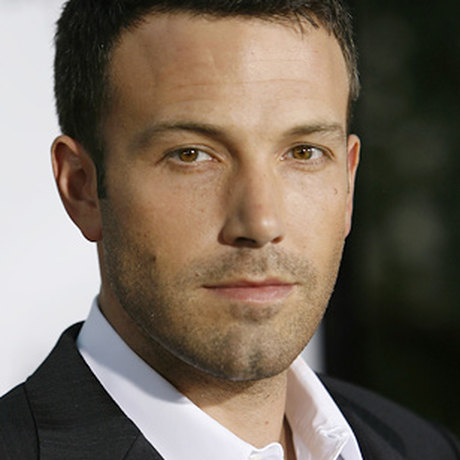
#> input picture Picture/Ben_face.jpg, 460 x 460 px
$ python -i deep_learning.py   (imports and definitions only)
#> lines starting #> are read from the running program, lines starting #| are printed output that depends on the picture; after the words box and inside, x2 and y2 are one past the last pixel; in counts of white or black regions, pixels touching at a corner belong together
#!/usr/bin/env python3
from PIL import Image, ImageDraw
import cv2
import numpy as np
import os

# home_path = "os.getcwd() + "/picture""
home_path=""

class ColorMode:
    # [82 lines left out: functions __init__, sepia, negative, black_white, white_black, gray, not called in this run]


# class CV2:
#     def __init__(self, image):
#         self.src = image
#         self.image = Image.open(image).convert("RGB")
#
#     # def deep_find_face(self):
#     #     opencv_image = (np.array(self.image))[:, :, ::-1].copy()
#     #     opencv_gray = cv2.cvtColor(opencv_image, cv2.COLOR_BGR2GRAY)
#     #     faces = face_cascade.detectMultiScale(opencv_gray, minNeighbors=15, minSize = (10, 10))
#     #     faces_detected = format(len(faces))
#     #     if faces_detected == 0:
#     #         return self.src, "Faces not find"
#     #     else :
#     #         mark = ImageDraw.Draw(self.image)
#     #         # for (x, y, w, h) in faces:
#     #         mark.rectangle([(x, y), (x+w, y+h)], (0, 255, 255))
#     #         roi_gray = opencv_gray[y:y+h, x:x+w]
#     #         roi_color = opencv_image[y:y+h, x:x+w]
#     #             # eyes = eye_cascade.detectMultiScale(roi_gray, 1.3, 5)
#     #             # for (ex, ey, ew, eh) in eyes:
#     #             #     mark.rectangle([ex, ey, x+w, y+h], (255, 255, 255))
#     #
#     #         # self.image.save(self.src + '_find_face.jpg', formag="jpeg")
#     #         self.image.show(faces_detected)
#     #         # return self.src+'_find_face.jpg', faces_detected

face_cascade = cv2.CascadeClassifier('./deep/haarcascade_frontalface_default.xml')
eye_cascade = cv2.CascadeClassifier('./deep/haarcascade_eye.xml')

def deep_find_face(image):
#> called with image = 'Picture/Ben_face.jpg'
    CVimage = cv2.imread(image)
#> CVimage is the input picture: shape (460, 460, 3); mean B, G, R 91.2, 104.8, 117.4
    gray = cv2.cvtColor(CVimage, cv2.COLOR_BGR2GRAY)
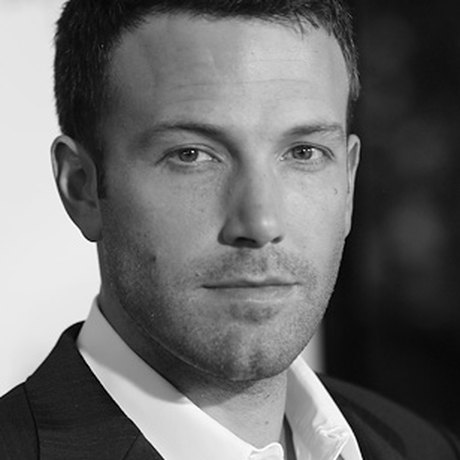
#> gray: shape (460, 460); min 0, max 255, mean 107
    faces = face_cascade.detectMultiScale(gray, minNeighbors=15, minSize = (10, 10))
#> faces = [[113, 43, 282, 282]]
    faces_detected = format(len(faces))
#> faces_detected = '1'
    if faces_detected == 0:
        return image, "A Face don't find"
    else :
        for (x, y, w, h) in faces:
            cv2.rectangle(CVimage, (x, y), (x+w, y+h), (0, 255, 255), 10)
            roi_gray = gray[y:y+h, x:x+w]
            roi_color = CVimage[y:y+h, x:x+w]
            eyes = eye_cascade.detectMultiScale(roi_gray, 1.3, 5)
            for (ex, ey, ew, eh) in eyes:
                cv2.rectangle(roi_color, (ex, ey), (ex+ew, ey+eh), (255, 255, 255), 2)
#> this loop made 1 pass
#> (x, y, w, h, eyes) on pass 1: (113, 43, 282, 282, [[162, 81, 56, 56], [45, 83, 58, 58], [33, 59, 97, 97]])
#> pass 1, in deep_find_face, `roi_gray = gray[y:y+h, x:x+w]`:
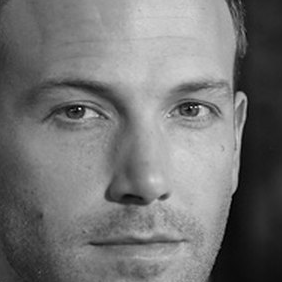
#> roi_gray: shape (282, 282); min 0, max 250, mean 115.9
#> pass 1, in deep_find_face, `roi_color = CVimage[y:y+h, x:x+w]`:
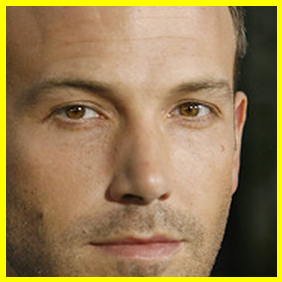
#> roi_color: shape (282, 282, 3); mean B, G, R 80.8, 124.5, 149.6
#> after the loop:
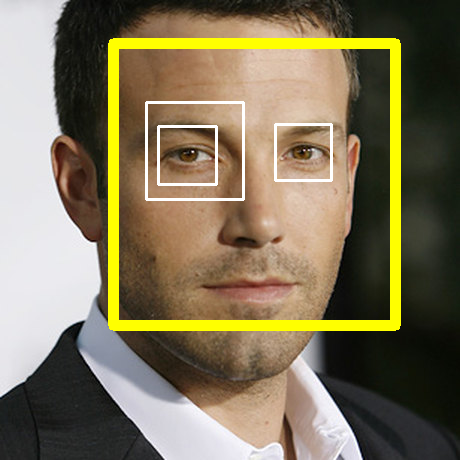
#> CVimage: shape (460, 460, 3); 7.04% of pixels changed, all inside (x1, y1, x2, y2) = (108, 38, 401, 331)
#> after the loop:
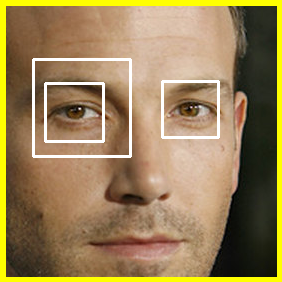
#> roi_color: shape (282, 282, 3); 3.17% of pixels changed, all inside (x1, y1, x2, y2) = (32, 58, 220, 158)
        cv2.imwrite(image + '_find_face.jpg', CVimage)
        return image+'_find_face.jpg', faces_detected

# #
# class FindPeople:
#     def __init__(self)

>>> result = deep_find_face('Picture/Ben_face.jpg')
#> result = ('Picture/Ben_face.jpg_find_face.jpg', '1')

$ run again, on Picture/text.jpg
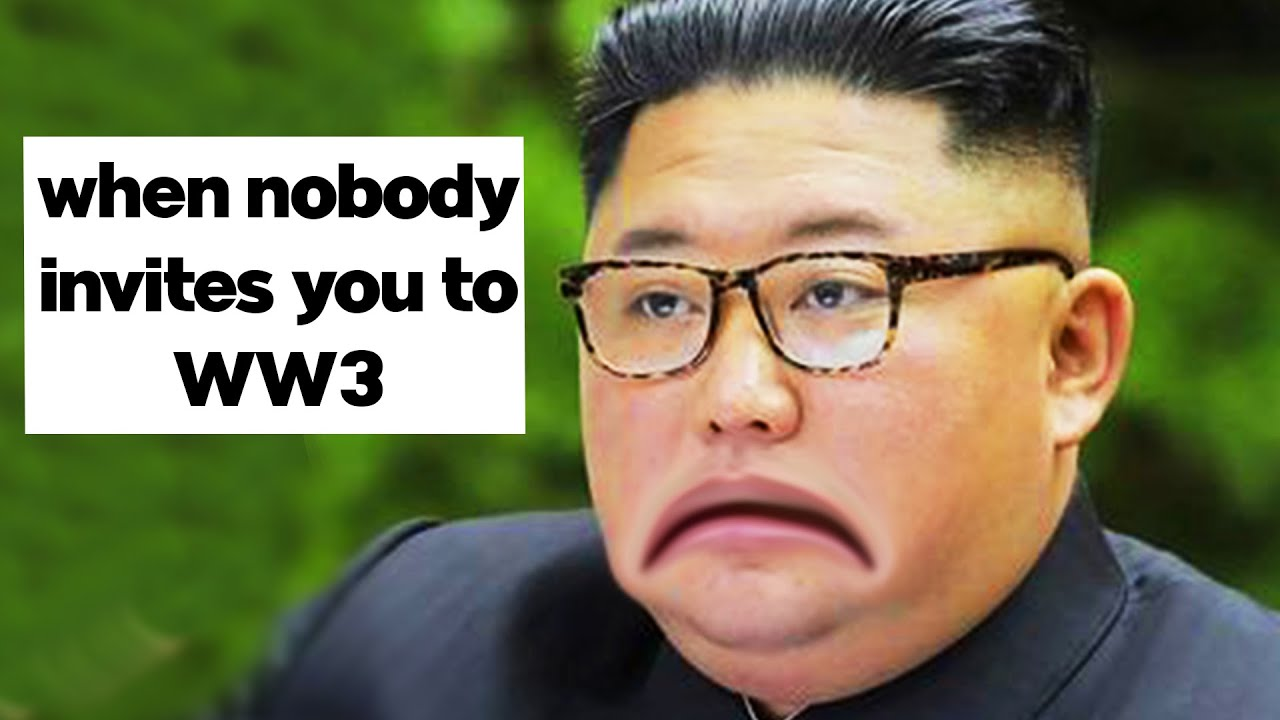
#> input picture Picture/text.jpg, 1280 x 720 px
#> in deep_find_face, CVimage is the input picture: shape (720, 1280, 3); mean B, G, R 86.8, 119.7, 120.3
#> in deep_find_face, `gray = cv2.cvtColor(CVimage, cv2.COLOR_BGR2GRAY)`:
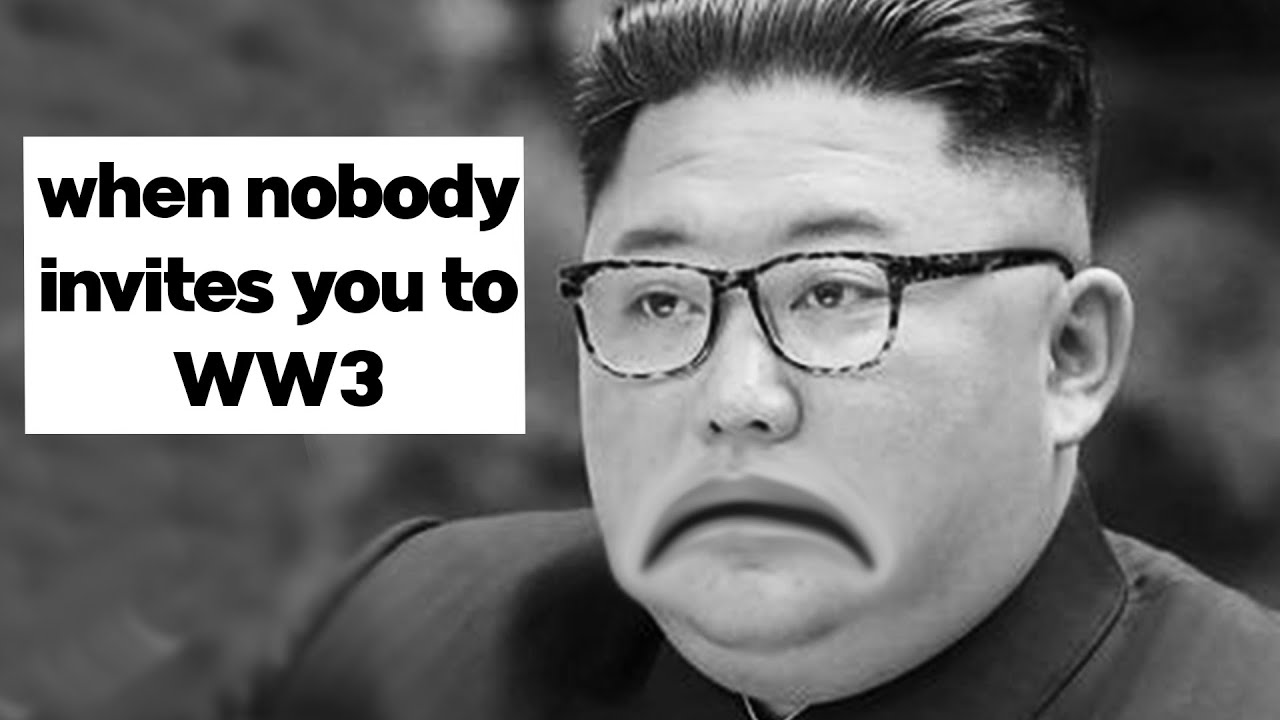
#> gray: shape (720, 1280); min 0, max 255, mean 116.1
#> faces = [[512, 60, 596, 596]]
#> faces_detected = '1'
#> the loop in deep_find_face, `for (x, y, w, h) in faces:` made 1 pass
#> (x, y, w, h, eyes) on pass 1: (512, 60, 596, 596, [[282, 212, 53, 53], [115, 218, 57, 57]])
#> after the loop in deep_find_face, `for (x, y, w, h) in faces:`:
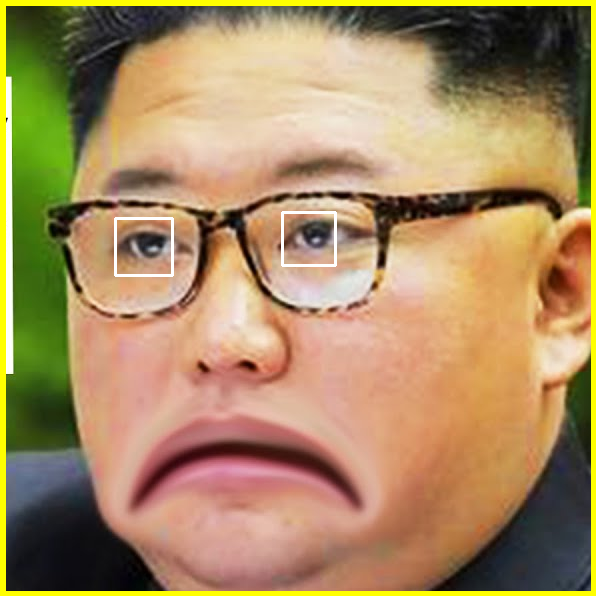
#> roi_color: shape (596, 596, 3); mean B, G, R 97.3, 138.8, 167.5
#> result = ('Picture/text.jpg_find_face.jpg', '1')
